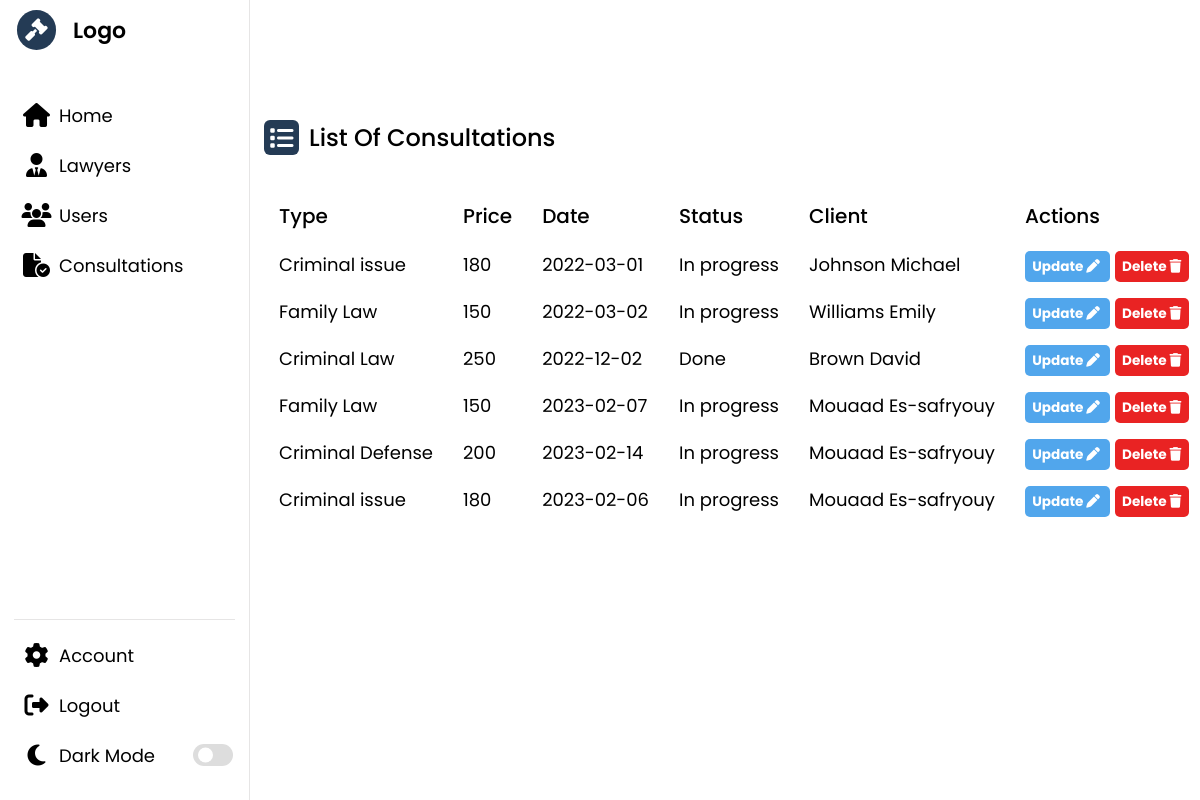
The page /admin/pages/consultation/consultation.php (signed in) on the database its author committed.
### tables this page shows
CREATE TABLE `consultationclient` (
  `idCon` int(11) NOT NULL,
  `idCli` int(11) NOT NULL,
  `isDone` tinyint(1) NOT NULL,
  `detail` text NOT NULL,
  `time` varchar(50) NOT NULL,
  `consultationDate` varchar(50) NOT NULL
);

CREATE TABLE `consultation` (
  `idC` int(11) NOT NULL,
  `type` varchar(50) NOT NULL,
  `prix` float NOT NULL
);

CREATE TABLE `client` (
  `idP` int(11) NOT NULL,
  `nomP` varchar(50) NOT NULL,
  `prenomP` varchar(50) NOT NULL,
  `gender` varchar(50) NOT NULL,
  `adresse` varchar(200) NOT NULL,
  `CNI` varchar(50) NOT NULL,
  `email` varchar(50) NOT NULL,
  `password` varchar(50) NOT NULL,
  `signupDate` date NOT NULL,
  `tel` varchar(15) NOT NULL,
  `photo` varchar(100) NOT NULL
);

### admin/pages/consultation/consultation.php (the view, shortened to what this page needs)
<!DOCTYPE html>
<html lang="en">
<head>
    <link rel="stylesheet" href="../../style.css" />
    <link rel="stylesheet" href="https://cdnjs.cloudflare.com/ajax/libs/font-awesome/6.2.1/css/all.min.css" />
</head>
<?php
if (isset($_SESSION['loggedAdmin']) && $_SESSION['loggedAdmin'] == true) {
?>
<body>
    <?php
        include($_SERVER['DOCUMENT_ROOT'] . "/lawyerProject/admin/assets/headerA.php");
        ?>
    <section class="dashboard">
        <div class="dash-content">
            <div class="activity">
                <div class="title">
                    <i class="fa-solid fa-list"></i>
                    <span class="text">List Of Consultations</span>
                </div>
                <div class="activity-data">
                    <div class="data">
                        <span class="data-title">Type</span>
                        <?php
                            $sql = "SELECT consultation.type, consultation.prix, consultationclient.consultationDate, client.nomP, client.prenomP
                FROM consultation
                JOIN consultationclient ON consultation.idC = consultationclient.idCon
                JOIN client ON consultationclient.idCli = client.idP";
                            $result = $conn->query($sql);
                            while ($row = $result->fetch_assoc()) {
                            ?>
                        <span class="data-list"><?php echo $row['type']; ?></span>
                        <?php
                            }
                            ?>
                    </div>
                    <div class="data">
                        <span class="data-title">Price</span>
                        <?php
                            $sql = "SELECT consultation.type, consultation.prix, consultationclient.consultationDate, client.nomP,client.prenomP
                FROM consultation
                JOIN consultationclient ON consultation.idC = consultationclient.idCon
                JOIN client ON consultationclient.idCli = client.idP";
                            $result = $conn->query($sql);
                            while ($row = $result->fetch_assoc()) {
                            ?>
                        <span class="data-list"><?php echo $row['prix']; ?></span>
                        <?php
                            }
                            ?>
                    </div>
                    <div class="data">
                        <span class="data-title">Date</span>
                        <?php
                            $sql = "SELECT consultation.type, consultation.prix, consultationclient.consultationDate, client.nomP,client.prenomP
                FROM consultation
                JOIN consultationclient ON consultation.idC = consultationclient.idCon
                JOIN client ON consultationclient.idCli = client.idP";
                            $result = $conn->query($sql);
                            while ($row = $result->fetch_assoc()) {
                            ?>
                        <span class="data-list"><?php echo $row['consultationDate']; ?></span>
                        <?php
                            }
                            ?>
                    </div>
                    <div class="data">
                        <span class="data-title">Status</span>
                        <?php
                            $sql = "SELECT consultation.type, isDone, consultation.prix, consultationclient.consultationDate, client.nomP,client.prenomP
                FROM consultation
                JOIN consultationclient ON consultation.idC = consultationclient.idCon
                JOIN client ON consultationclient.idCli = client.idP";
                            $result = $conn->query($sql);
                            while ($row = $result->fetch_assoc()) {
                            ?>
                        <span class="data-list">
                            <?php
                                    if ($row['isDone'] != 0) {
                                        echo "Done";
                                    } else {
                                        echo 'In progress';
                                    } ?>
                        </span>
                        <?php
                            }
                            ?>
                    </div>
                    <div class="data">
                        <span class="data-title">Client</span>
                        <?php
                            $sql = "SELECT consultation.type, consultation.prix, consultationclient.consultationDate, client.nomP,client.prenomP
                FROM consultation
                JOIN consultationclient ON consultation.idC = consultationclient.idCon
                JOIN client ON consultationclient.idCli = client.idP";
                            $result = $conn->query($sql);
                            while ($row = $result->fetch_assoc()) {
                            ?>
                        <span class="data-list"><?php echo $row['nomP'] . " " . $row['prenomP']; ?></span>
                        <?php
                            }
                            ?>
                    </div>
                    <div class="data">
                        <span class="data-title">Actions</span>
                        <?php
                            $sql = "SELECT consultationclient.idCon,consultationclient.idCli, consultation.prix, consultationclient.consultationDate, client.nomP,client.prenomP
                FROM consultation
                JOIN consultationclient ON consultation.idC = consultationclient.idCon
                JOIN client ON consultationclient.idCli = client.idP";
                            $result = $conn->query($sql);
                            while ($row = $result->fetch_assoc()) {
                            ?>
                        <span class="data-list">
                            <a href="https://localhost/lawyerProject/admin/pages/consultation/update.php?idcon=<?php echo $row['idCon']; ?>&idcli=<?php echo $row['idCli']; ?>"
                                class="update-btn">
                                Update
                                <i class="fa-solid fa-pen"></i>
                            </a>
                            <a href="https://localhost/lawyerProject/admin/pages/consultation/consultation.php?idcon=<?php echo $row['idCon']; ?>&idcli=<?php echo $row['idCli']; ?>"
                                class="delete-btn">
                                Delete
                                <i class="fa-solid fa-trash"></i>
                            </a>
                        </span>
                        <?php
                            }
                            ?>
                    </div>
                </div>
            </div>
        </div>
    </section>
</body>
<?php
} else {
    header("location:https://localhost/lawyerProject/admin/login.php");
}
?>
</html>

### admin/style.css (style rules this page uses)
* { margin: 0; padding: 0; box-sizing: border-box; font-family: "Poppins", sans-serif; }
:root { --primary-color: #243b55; --panel-color: #fff; --text-color: #000; --black-light-color: #707070; --border-color: #e6e5e5; --toggle-color: #ddd; --title-icon-color: #fff; --tran-05: all 0.5s ease; --tran-03: all 0.3s ease; --tran-03: all 0.2s ease; }
body { min-height: 100vh; background-color: var(--primary-color); }
.dashboard { position: relative; left: 250px; background-color: var(--panel-color); min-height: 100vh; width: calc(100% - 250px); padding: 10px 14px; transition: var(--tran-05); }
.dashboard .dash-content { padding-top: 50px; }
.dash-content .title { display: flex; align-items: center; margin: 60px 0 30px 0; }
.dash-content .title i { position: relative; height: 35px; width: 35px; background-color: var(--primary-color); border-radius: 6px; color: var(--title-icon-color); display: flex; align-items: center; justify-content: center; font-size: 24px; }
.dash-content .title .text { font-size: 24px; font-weight: 500; color: var(--text-color); margin-left: 10px; }
.dash-content .activity .activity-data { display: flex; justify-content: space-between; align-items: center; width: 100%; padding: 1rem 0; }
.activity .activity-data { display: flex; }
.activity-data .data { display: flex; flex-direction: column; margin: 0 15px; }
.activity-data .data-title { font-size: 20px; font-weight: 500; color: var(--text-color); }
.activity-data .data .data-list { font-size: 18px; font-weight: 400; margin-top: 20px; white-space: nowrap; color: var(--text-color); }
.add-btn, .delete-btn, .update-btn { font-size: 0.85rem; padding: 0.35rem 0.45rem; cursor: pointer; font-weight: bold; text-decoration: none; color: white; border-radius: 5px; }
.delete-btn { background-color: #e92323; margin-left: 5px; }
.update-btn { background-color: #51a6ec; }

### rows shown on the page
consultationclient: idCon.type "Criminal issue", idCon.prix "180", consultationDate "2022-03-01", isDone "In progress", idCli.nomP "Johnson", idCli.prenomP "Michael"
consultationclient: idCon.type "Family Law", idCon.prix "150", consultationDate "2022-03-02", isDone "In progress", idCli.nomP "Williams", idCli.prenomP "Emily"
consultationclient: idCon.type "Criminal Law", idCon.prix "250", consultationDate "2022-12-02", isDone "Done", idCli.nomP "Brown", idCli.prenomP "David"
consultationclient: idCon.type "Family Law", idCon.prix "150", consultationDate "2023-02-07", isDone "In progress", idCli.nomP "Mouaad", idCli.prenomP "Es-safryouy"
consultationclient: idCon.type "Criminal Defense", idCon.prix "200", consultationDate "2023-02-14", isDone "In progress", idCli.nomP "Mouaad", idCli.prenomP "Es-safryouy"
consultationclient: idCon.type "Criminal issue", idCon.prix "180", consultationDate "2023-02-06", isDone "In progress", idCli.nomP "Mouaad", idCli.prenomP "Es-safryouy"
